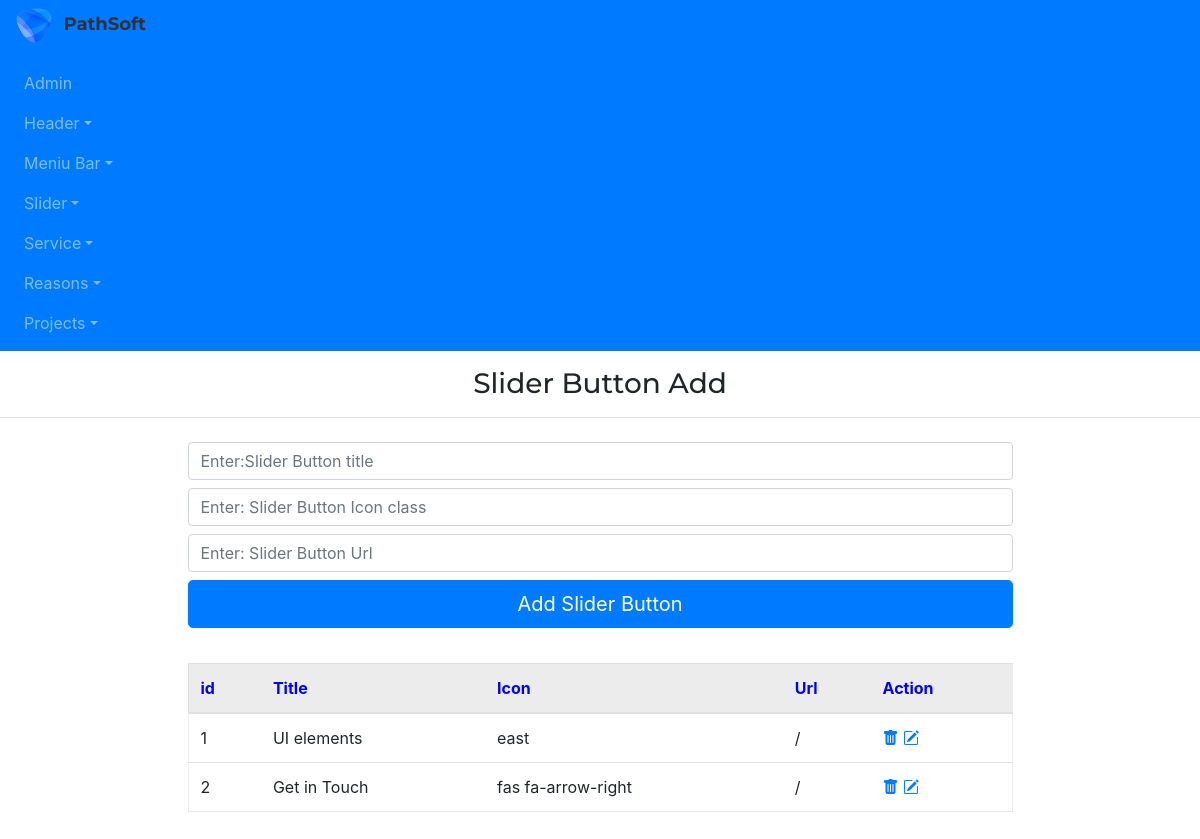
The app's page /admin/sliderBttnAdd, older data.
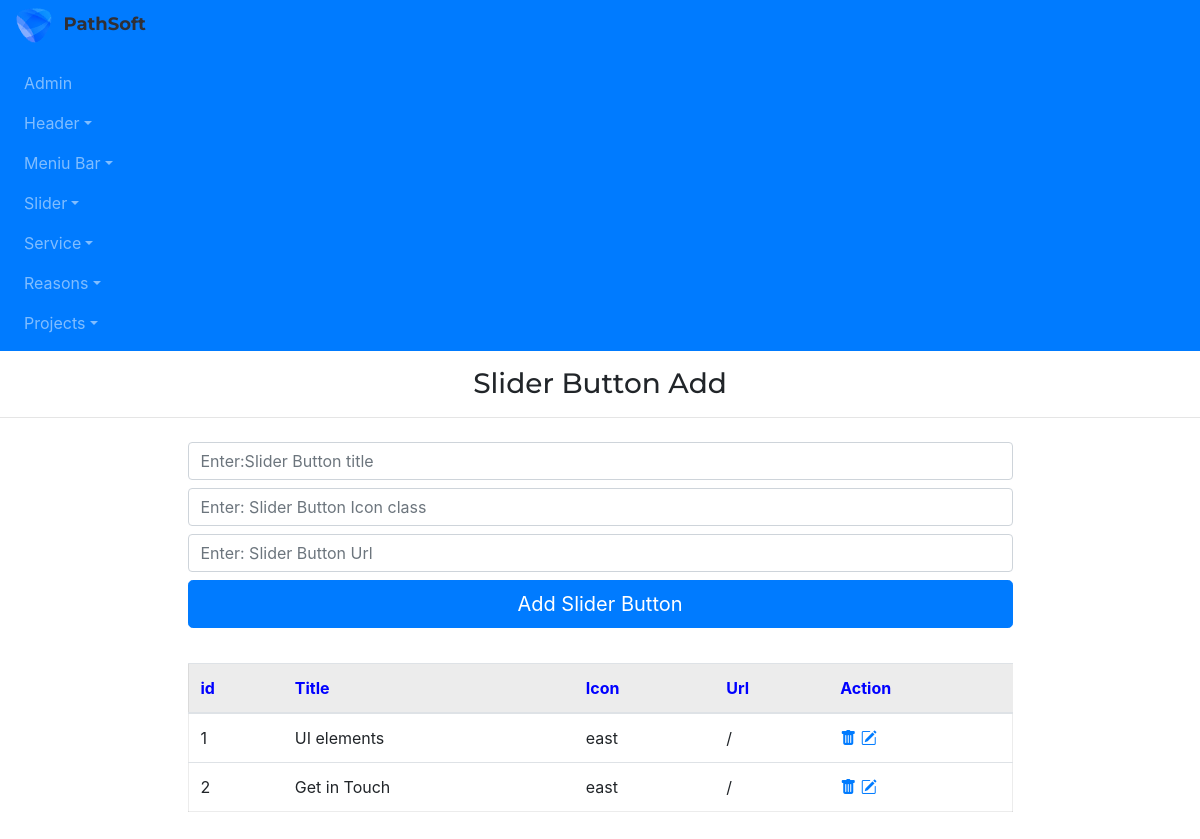
The same page, newer data.
### app/models.py (models this page shows)
class SliderUrl(db.Model):
    id=db.Column(db.Integer,primary_key=True)
    sliderurl_title=db.Column(db.String(255))
    sliderurl_icon=db.Column(db.String(255))
    sliderurl_url=db.Column(db.String(255))

### admin/routes.py (the view, shortened to what this page needs)
@app.route("/admin/sliderBttnAdd", methods=['GET','POST'])
def sliderBttnAdd():
    form=SliderUrlForm()
    sliderbttns=SliderUrl.query.all()
    return render_template("admin/sliderBttnAdd.html",form=form, sliderbttns=sliderbttns)

### admin/forms.py
class SliderUrlForm(FlaskForm):
    sliderurl_title=StringField('sliderurl_title')
    sliderurl_icon=StringField('sliderurl_icon')
    sliderurl_url=StringField('sliderurl_url')
    submit=SubmitField()

### app/templates/admin/sliderBttnAdd.html
{% extends "admin/base.html" %}
{% block content %}
<h3 class="my-3" style="text-align: center;">Slider Button Add</h3>
<hr>
<div class="container marg">
    <div class="row justify-content-center">
        <div class="col-9 ">
            <form action="{{url_for('sliderBttnAdd')}}" method='POST'>
                {{ form.sliderurl_title(class="form-control my-2",placeholder="Enter:Slider Button title")}}
                {{ form.sliderurl_icon(class="form-control my-2",placeholder="Enter: Slider Button Icon class")}}
                {{ form.sliderurl_url(class="form-control my-2",placeholder="Enter: Slider Button Url")}}
                {{ form.submit(value='Add Slider Button',class='btn btn-primary btn-lg btn-block')}}
            </form>
        </div>
    </div>
</div>
<div class="container marg">
    <div class="row justify-content-center">
        <div class="col-9 ">
            <table class="table table-hover " style="margin:35px 0px; border:1px solid rgba(0,0,0,.075);">
                <thead>
                    <tr style="background-color: rgba(0,0,0,.075); color:blue">
                        <th scope="col">id</th>
                        <th scope="col">Title</th>
                        <th scope="col">Icon</th>
                        <th scope="col">Url</th>
                        <th scope="col">Action</th>
                    </tr>
                </thead>
                <tbody>
                    {% for sliderbttn in sliderbttns %}
                    <tr>
                        <td scope="row">{{sliderbttn.id}}</td>
                        <td>{{sliderbttn.sliderurl_title}}</td>
                        <td>{{sliderbttn.sliderurl_icon}}</td>
                        <td>{{sliderbttn.sliderurl_url}}</td>
                        <td>
                            <a href="{{url_for('sliderBttnDelete', id=sliderbttn.id)}}"><i
                                    class="bi bi-trash-fill"></i></a>
                            <a href="{{url_for('sliderBttnUpdate', id=sliderbttn.id)}}"><i
                                    class="bi bi-pencil-square"></i></a>
                        </td>
                    </tr>
                    {% endfor %}
                </tbody>
            </table>
        </div>
    </div>
</div>
{% endblock %}

Row changes from the older to the newer data that the page shows:
changed SliderUrl "Get in Touch": sliderurl_icon "fas fa-arrow-right" → "east"
